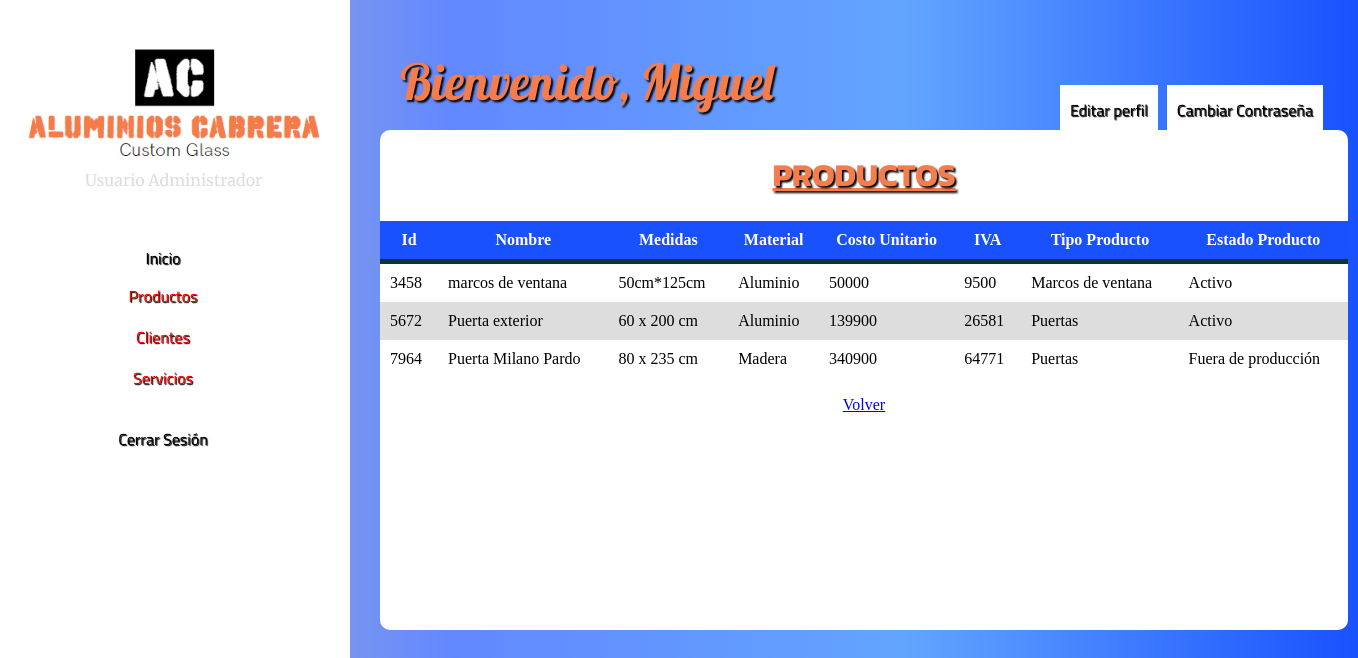
Screenshot of /Vista/Principal.php?pg=listarProductos (signed in) with the database file from the repository.
### tables this page shows
CREATE TABLE `usuario` (
  `idUsuario` int(10) UNSIGNED NOT NULL,
  `Rol` int(10) UNSIGNED NOT NULL,
  `CorreoUsuario` varchar(255) NOT NULL,
  `ContraUsuario` varchar(45) NOT NULL,
  `NombresUsu` varchar(45) NOT NULL
);

CREATE TABLE `producto` (
  `idProducto` int(10) UNSIGNED NOT NULL,
  `EstadoProducto` int(10) UNSIGNED NOT NULL,
  `TipoProducto` int(10) UNSIGNED NOT NULL,
  `nombreProd` varchar(45) NOT NULL,
  `medidasProd` varchar(255) DEFAULT NULL,
  `materialProd` varchar(255) DEFAULT NULL,
  `costoUnitario` float NOT NULL,
  `IVA` float NOT NULL
);

CREATE TABLE `tipo_producto` (
  `idTipo` int(10) UNSIGNED NOT NULL,
  `tipoProd` varchar(45) NOT NULL
);

CREATE TABLE `estado_producto` (
  `idEstadoProd` int(10) UNSIGNED NOT NULL,
  `estadoProd` varchar(45) NOT NULL
);

### Modelo/conexionBasesDatos.php (called while the page is built)
<?php
function Conectarse()
{
	$Conexion=new mysqli("localhost","root","","customglassdb");
	if ($Conexion->connect_errno)
		echo "Problemas en la Conexion ". $Conexion->connect_error;
	else
		return $Conexion;
}
?>

### Modelo/claseProducto.php (called while the page is built, shortened)
<?php
	class producto
	{
		public function consultarProductos()
	{
		$this->Conexion=Conectarse();
		 $sql="SELECT p.idProducto, p.nombreProd, p.medidasProd, p.materialProd, p.costoUnitario, p.IVA, tp.tipoProd, ep.estadoProd FROM producto p, tipo_producto tp, estado_producto ep WHERE (p.EstadoProducto = ep.idEstadoProd) AND (p.TipoProducto = tp.idTipo)";
		$resultado=$this->Conexion->query($sql);
		return $resultado;
	}
	}
?>

### Vista/listarProductos.php (the view, shortened to what this page needs)
<?php
  require "../Modelo/claseProducto.php";
  $objProductos = new producto();
  $productos= $objProductos->consultarProductos();
?>
<!DOCTYPE html>
<html>
<head>
</head>
<body>
<h1 align="center">PRODUCTOS</h1>
<table align="center">
  <thead>
  <tr align="center">
    <th>Id</th>
    <th>Nombre</th>
    <th>Medidas</th>
    <th>Material</th>
    <th>Costo Unitario</th>
    <th>IVA</th>
    <th>Tipo Producto</th>
    <th>Estado Producto</th>
  </tr>
  </thead>
  <?php
  while ($producto = $productos->fetch_object())
  {
  ?>
  <tr>
        <td><?php  echo  ($producto->idProducto)  ?>     </td>
        <td><?php  echo  ($producto->nombreProd)  ?></td>
        <td><?php  echo  ($producto->medidasProd) ?> </td>
        <td><?php  echo  ($producto->materialProd)  ?></td>
        <td><?php  echo  ($producto->costoUnitario)  ?></td>
        <td><?php  echo  ($producto->IVA)  ?></td>
        <td><?php  echo  ($producto->tipoProd)  ?></td>
        <td><?php  echo  ($producto->estadoProd)  ?></td>
  </tr>
  <?php
  }
  ?>
</table>
<br>
      <center>
      <a href="Principal.php">Volver</a>
      </center>
</body>

### Vista/Principal.php (shortened to what this page needs)
<?php
extract ($_REQUEST);
?>
<?php
require "../Modelo/conexionBasesDatos.php";
$objConexion = Conectarse();
$sqlusu="SELECT * FROM usuario WHERE (CorreoUsuario = '$_SESSION[user]')";
$usuarioN = $objConexion->query($sqlusu);
$usuarioNa = $usuarioN->fetch_object();
?>
<!DOCTYPE html>
<html>
<head>
</head>
<body>
	<div id="box">
		<p id="saludo"> Bienvenido,  <?php echo $usuarioNa->NombresUsu  ?></p>
		<a id="perfilusu" href="Principal.php?pg=usuario">Editar perfil</a>
		<a id="passusu" href="Principal.php?pg=usuariopass">Cambiar Contraseña</a>
		<div id="menu">
			<img src="../Imagenes/menu.png" width="100%"><p id="usuariotp">Usuario Administrador</p>
	<li><a id="opcion" href="Principal.php?pg=pgInicial">Inicio</a></li><br>
	<li id="titulo">Productos
</li>
<li id="titulo">Clientes
</li>
<li id="titulo">Servicios
</li>
	<li><a id="opcion" href="../Controlador/salir.php?x=3">Cerrar Sesión</a></li><br>
</div>
 <div id="divContenido" align="center">
        <?php include $pg.".php"; ?>
      </div>
</div>
</body>
</html>

### Vista/Principal.php (style rules this page uses)
body { background: #ffffff; background: -webkit-linear-gradient(to right, #BEBEBE, #6288FF, #62A5FF, #1951FF); background: linear-gradient(to right, #BEBEBE, #6288FF, #62A5FF, #1951FF); display: flex; margin: 0; padding: 0; }
#box { position: absolute; background: #ffffff; background: -webkit-linear-gradient(to right, #BEBEBE, #6288FF, #62A5FF, #1951FF); background: linear-gradient(to right, #BEBEBE, #6288FF, #62A5FF, #1951FF); padding: 40px 0; box-shadow: 0 0 6px 0 rgba(255, 255, 255, 0.8); width: 100%; height: 100%; display: inline-block; margin: 0; padding: 0; }
h1 { font-family: 'Kanit', sans-serif; color: #f37d4d; text-shadow: 2px 2px 2px black; text-decoration: underline; }
#saludo { position: relative; left: 400px; top: 50px; display: inline; font-family: 'Lobster', cursive; font-size: 50px; color: #f37d4d; text-shadow: 2px 2px 2px black; }
#usuariotp { font-family: 'Merriweather', serif; display: inline; color: #ddd; top: -25px; right: -85px; position: relative; }
#perfilusu { text-decoration: none; display: inline; position: absolute; color: black; font-family: 'Cairo', sans-serif; text-shadow: 1px 1px 1px #000; padding: 10px; position: absolute; background: white; right: 200px; top: 85px; }
#passusu { text-decoration: none; display: inline; position: absolute; color: black; font-family: 'Cairo', sans-serif; text-shadow: 1px 1px 1px #000; padding: 10px; position: absolute; background: white; right: 35px; top: 85px; }
#divContenido { background-color: white; position:absolute; left:380px; top:130px; width:968px; height:500px; z-index:4; overflow:auto; border-radius: 10px; }
#menu { position: absolute; top: 0px; background-color: white; width: 350px; height: 100%; margin: 0; box-shadow: 3px, 3px, 3px black; }
#titulo { color: red; text-decoration: none; font-family: 'Cairo', sans-serif; text-shadow: 1px 1px 1px #000; padding: 8px; height: 25px; display: inline-block; position: center; }
li { float: left; font-color: black; background: white; position: center; width: 310px; height: 42px; margin: 0; padding: 8px; border-radius: 50px; }
#opcion { color: black; text-decoration: none; font-family: 'Cairo', sans-serif; text-shadow: 1px 1px 1px #000; padding: 20px; height: 30px; display: inline-block; position: center; }
li { display: inline-block; text-align: center; }
h1 { text-align: center; font-weight: 700; }
:root { --colorTextos:#6D7074; }
table { background-color: white; text-align: left; border-collapse: collapse; width: 100%; }
th, td { padding: 10px; }
thead { background-color: #1951FF; border-bottom: solid 5px #0F362D; color: white; }
tr:nth-child(even) { background-color: #ddd; }

### rows the page displays
usuario: NombresUsu "Miguel"
producto: idProducto "3458", nombreProd "marcos de ventana", medidasProd "50cm*125cm", materialProd "Aluminio", costoUnitario "50000", IVA "9500", tipo_producto.tipoProd "Marcos de ventana", estado_producto.estadoProd "Activo"
producto: idProducto "5672", nombreProd "Puerta exterior", medidasProd "60 x 200 cm", materialProd "Aluminio", costoUnitario "139900", IVA "26581", tipo_producto.tipoProd "Puertas", estado_producto.estadoProd "Activo"
producto: idProducto "7964", nombreProd "Puerta Milano Pardo", medidasProd "80 x 235 cm", materialProd "Madera", costoUnitario "340900", IVA "64771", tipo_producto.tipoProd "Puertas", estado_producto.estadoProd "Fuera de producción"
